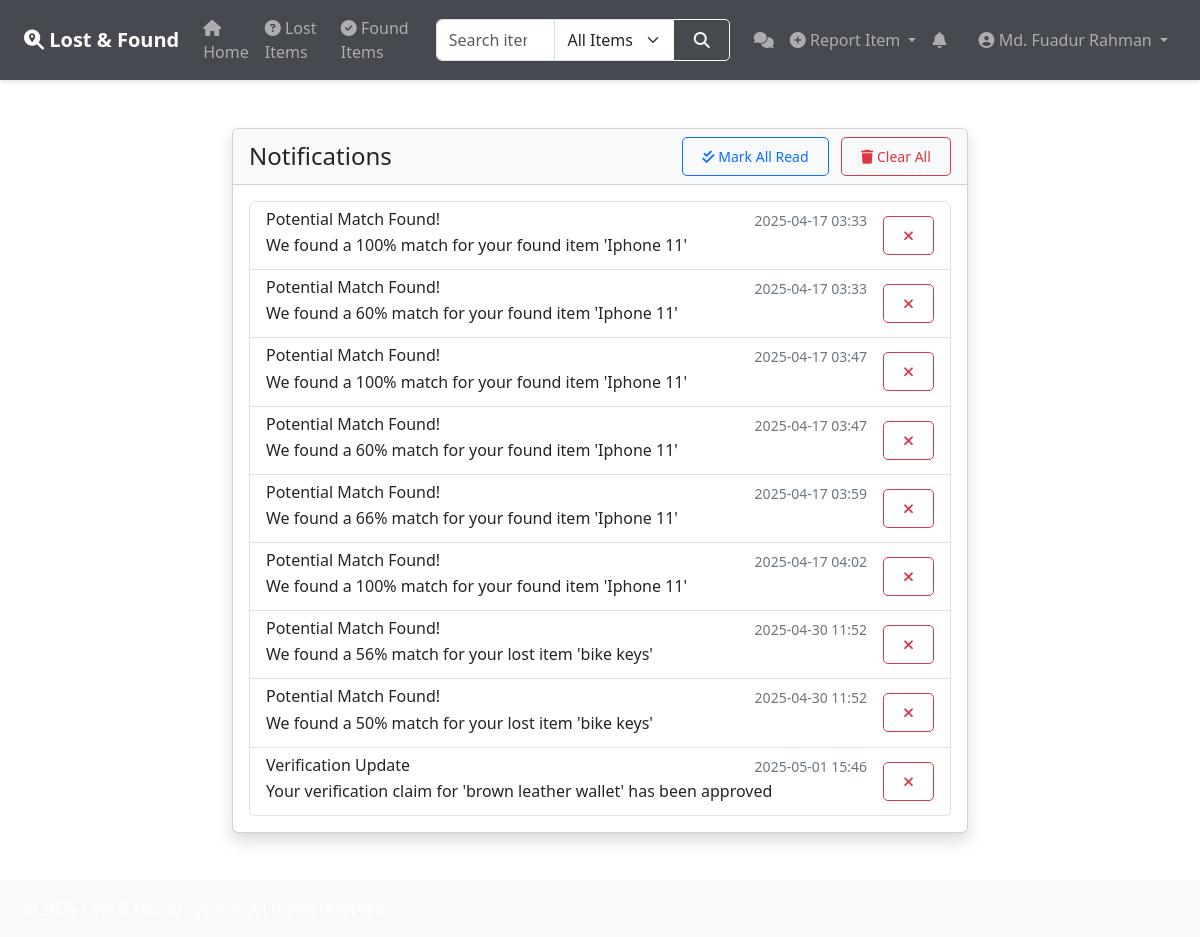
Page /dashboard/notifications (signed in) on the committed database.
### app/models/notification.py (models this page shows)
class Notification(db.Model):
    id = db.Column(db.Integer, primary_key=True)
    user_id = db.Column(db.Integer, db.ForeignKey('user.id'), nullable=False)
    title = db.Column(db.String(100), nullable=False)
    message = db.Column(db.String(500), nullable=False)
    link = db.Column(db.String(200))
    is_read = db.Column(db.Boolean, default=False)
    created_at = db.Column(db.DateTime, default=datetime.utcnow)
    user = db.relationship('User', backref=db.backref('notifications', lazy=True))

### app/controllers/dashboard.py (the view)
@dashboard_bp.route("/notifications")
@login_required
def notifications():
    notifications = notification_service.get_user_notifications(session['user_id'])
    return render_template('notifications.html', notifications=notifications)

### app/__init__.py (called while the page is built)
@app.context_processor
def inject_common_data():
    from app.models.notification import Notification
    from app.models.chat import Chat
    notifications = []
    notifications_count = 0
    unread_chats = 0
    if 'user_id' in session:
        notifications = Notification.query.filter_by(
            user_id=session['user_id']
        ).order_by(Notification.created_at.desc()).all()
        notifications_count = Notification.query.filter_by(
            user_id=session['user_id'],
            is_read=False
        ).count()
        unread_chats = Chat.query.filter_by(
            receiver_id=session['user_id'],
            is_read=False
        ).count()
    return {
        'current_year': datetime.utcnow().year,
        'notifications': notifications,
        'notifications_count': notifications_count,
        'unread_chats': unread_chats
    }

### app/repositories/notification_repository.py (called while the page is built)
    def get_user_notifications(self, user_id, limit=None):
        query = Notification.query.filter_by(user_id=user_id)
        if limit:
            query = query.limit(limit)
        return query.all()

### app/services/notification_service.py (called while the page is built)
    def get_user_notifications(self, user_id, limit=None):
        return self.notification_repository.get_user_notifications(user_id, limit)

### templates/notifications.html (shortened to what this page needs)
{% extends "base.html" %}
{% block content %}
<div class="container py-4">
    <div class="row justify-content-center">
        <div class="col-md-8">
            <div class="card shadow">
                <div class="card-header bg-light d-flex justify-content-between align-items-center">
                    <h4 class="mb-0">Notifications</h4>
                    <div>
                        {% if notifications %}
                        <a href="{{ url_for('dashboard.mark_all_notifications_read') }}" class="btn btn-outline-primary btn-sm me-2">
                            <i class="fas fa-check-double"></i> Mark All Read
                        </a>
                        <a href="{{ url_for('dashboard.clear_notifications') }}" class="btn btn-outline-danger btn-sm">
                            <i class="fas fa-trash"></i> Clear All
                        </a>
                        {% endif %}
                    </div>
                </div>
                <div class="card-body">
                    {% if notifications %}
                    <div class="list-group">
                        {% for notification in notifications %}
                        <div class="list-group-item d-flex justify-content-between align-items-center {% if not notification.is_read %}bg-light{% endif %}">
                            <a href="{{ url_for('dashboard.mark_notification_read', notification_id=notification.id) }}"
                               class="text-decoration-none flex-grow-1 text-dark">
                                <div class="d-flex w-100 justify-content-between">
                                    <h6 class="mb-1 {% if not notification.is_read %}fw-bold{% endif %}">{{ notification.title }}</h6>
                                    <small class="text-muted">{{ notification.created_at.strftime('%Y-%m-%d %H:%M') }}</small>
                                </div>
                                <p class="mb-1">{{ notification.message }}</p>
                            </a>
                            <a href="{{ url_for('dashboard.delete_notification', notification_id=notification.id) }}"
                               class="btn btn-outline-danger btn-sm ms-3"
                               onclick="return confirm('Are you sure you want to delete this notification?')">
                                <i class="fas fa-times"></i>
                            </a>
                        </div>
                        {% endfor %}
                    </div>
                    {% else %}
                    <div class="text-center py-4">
                        <p class="text-muted mb-0">No notifications</p>
                    </div>
                    {% endif %}
                </div>
            </div>
        </div>
    </div>
</div>
{% endblock %}

### static/css/style.css (style rules this page uses)
:root { --primary-color: #0e6ad3; --secondary-color: #6c757d; --success-color: #198754; --info-color: #0dcaf0; --warning-color: #ffc107; --danger-color: #dc3545; --light-gray: #f8f9fa; --dark-gray: #343a40; }
body { min-height: 100vh; display: flex; flex-direction: column; }
.card { transition: transform 0.2s ease-in-out; box-shadow: 0 2px 4px rgba(0,0,0,0.1); }
.btn { border-radius: 5px; padding: 0.5rem 1.2rem; transition: all 0.3s ease; }
.text-muted { color: var(--secondary-color) !important; }
.bg-light { background-color: var(--light-gray) !important; }
.row { margin-right: -0.75rem; margin-left: -0.75rem; }
.col-md-3, .col-md-4, .col-md-6, .col-md-8, .col-md-9, .col-md-12 { padding-right: 0.75rem; padding-left: 0.75rem; }

### rows in the picture
Notification: title "Potential Match Found!", created_at "2025-04-17 03:33", message "We found a 100% match for your found item 'Iphone 11'"
Notification: title "Potential Match Found!", created_at "2025-04-17 03:33", message "We found a 60% match for your found item 'Iphone 11'"
Notification: title "Potential Match Found!", created_at "2025-04-17 03:47", message "We found a 100% match for your found item 'Iphone 11'"
Notification: title "Potential Match Found!", created_at "2025-04-17 03:47", message "We found a 60% match for your found item 'Iphone 11'"
Notification: title "Potential Match Found!", created_at "2025-04-17 03:59", message "We found a 66% match for your found item 'Iphone 11'"
Notification: title "Potential Match Found!", created_at "2025-04-17 04:02", message "We found a 100% match for your found item 'Iphone 11'"
Notification: title "Potential Match Found!", created_at "2025-04-30 11:52", message "We found a 56% match for your lost item 'bike keys'"
Notification: title "Potential Match Found!", created_at "2025-04-30 11:52", message "We found a 50% match for your lost item 'bike keys'"
Notification: title "Verification Update", created_at "2025-05-01 15:46", message "Your verification claim for 'brown leather wallet' has been approved"

### other values in the picture
{{ session.user_name }} "Md. Fuadur Rahman"
